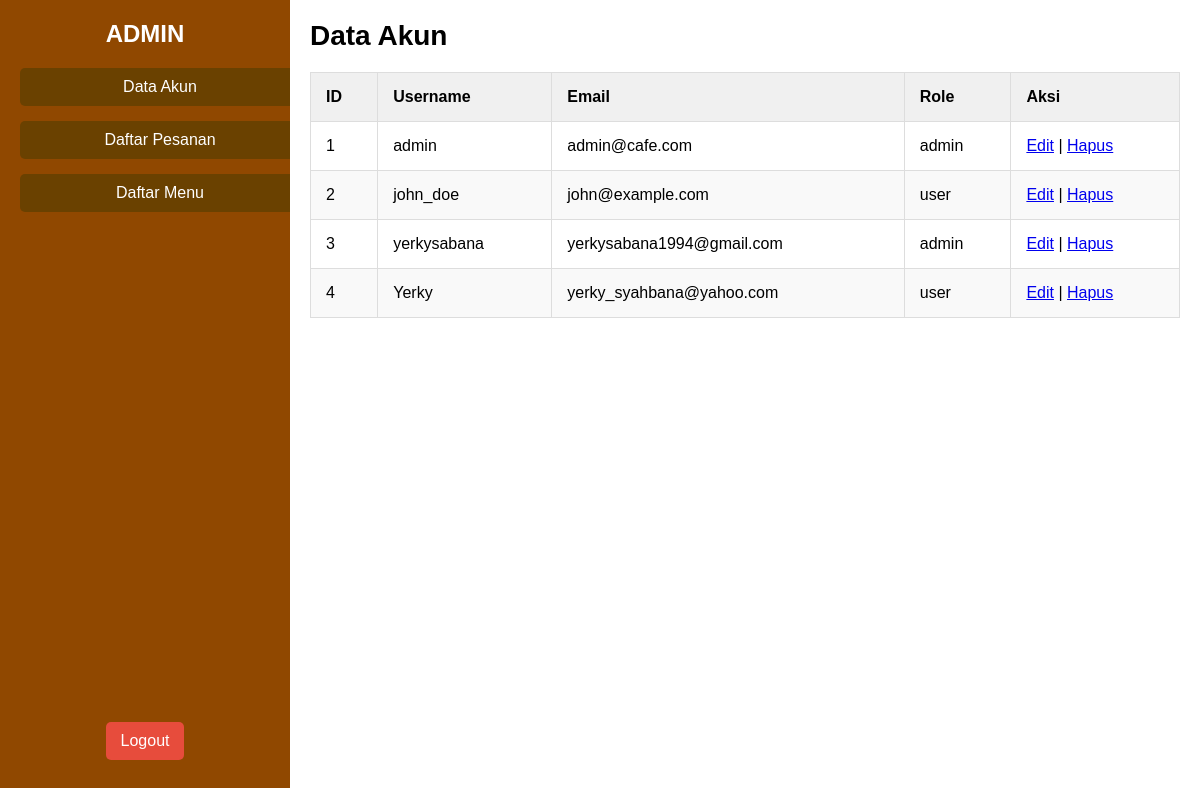
The app's page /DataPelanggan.php with its own data.
### tables this page shows
CREATE TABLE `users` (
  `id` int(11) NOT NULL,
  `username` varchar(255) NOT NULL,
  `email` varchar(255) NOT NULL,
  `password` varchar(255) NOT NULL,
  `role` enum('admin','user') DEFAULT 'user',
  `avatar` varchar(255) DEFAULT NULL,
  `created_at` timestamp NOT NULL DEFAULT current_timestamp(),
  `updated_at` timestamp NOT NULL DEFAULT current_timestamp() ON UPDATE current_timestamp()
);

### DataPelanggan.php (the view, shortened to what this page needs)
<?php
include('database.php');
?>
<!DOCTYPE html>
<html lang="en">
<head>
    <link rel="stylesheet" href="DataPelanggan.css">
</head>
<body>
<div class="container">
    <div class="sidebar">
        <h2>ADMIN</h2>
        <ul>
            <li><a href="DataPelanggan.php" class="active">Data Akun</a></li>
            <li><a href="DaftarPesanan.php">Daftar Pesanan</a></li>
            <li><a href="DaftarMenu.php">Daftar Menu</a></li>
        </ul>
        <a href="DataPelanggan.php?logout=true" class="logout-btn">Logout</a>
    </div>
    <div class="main-content">
        <h1>Data Akun</h1>
        <table>
            <thead>
                <tr>
                    <th>ID</th>
                    <th>Username</th>
                    <th>Email</th>
                    <th>Role</th>
                    <th>Aksi</th>
                </tr>
            </thead>
            <tbody>
                <?php
                $result = $conn->query("SELECT * FROM users");
                while ($row = $result->fetch_assoc()) {
                    echo "
                        <tr>
                            <td>{$row['id']}</td>
                            <td>{$row['username']}</td>
                            <td>{$row['email']}</td>
                            <td>{$row['role']}</td>
                            <td>
                                <a href='DataPelanggan.php?edit={$row['id']}'>Edit</a> |
                                <a href='DataPelanggan.php?delete={$row['id']}' onclick='return confirm(\"Yakin ingin menghapus akun ini?\");'>Hapus</a>
                            </td>
                        </tr>
                    ";
                }
                ?>
            </tbody>
        </table>
    </div>
</div>
</body>
</html>

### DataPelanggan.css (style rules this page uses)
body, h1, h2, ul, li, table, th, td { margin: 0; padding: 0; box-sizing: border-box; }
body { font-family: Arial, sans-serif; display: flex; height: 100vh; background-color: #f5f5f5; }
.container { display: flex; width: 100%; }
.sidebar { width: 250px; background-color: #904800; color: white; padding: 20px; display: flex; flex-direction: column; align-items: center; }
.sidebar h2 { font-size: 24px; margin-bottom: 20px; }
.sidebar ul { list-style-type: none; width: 100%; }
.sidebar ul li { width: 100%; margin-bottom: 15px; }
.sidebar ul li a { text-decoration: none; color: white; padding: 10px 15px; display: block; width: 100%; background-color: #6a4100; border-radius: 5px; text-align: center; }
.main-content { flex-grow: 1; padding: 20px; background-color: white; }
.main-content h1 { font-size: 28px; margin-bottom: 20px; }
table { width: 100%; border-collapse: collapse; }
thead { background-color: #f0f0f0; }
th, td { padding: 15px; text-align: left; border: 1px solid #ddd; }
tbody tr:nth-child(even) { background-color: #f9f9f9; }
.logout-btn { display: block; text-decoration: none; background-color: #e74c3c; color: white; padding: 10px 15px; text-align: center; border-radius: 5px; margin-top: auto; margin-bottom: 20px; }

### records on screen
users: id "1", username "admin", email "admin@cafe.com", role "admin"
users: id "2", username "john_doe", email "john@example.com", role "user"
users: id "3", username "yerkysabana", email "yerkysabana1994@gmail.com", role "admin"
users: id "4", username "Yerky", email "yerky_syahbana@yahoo.com", role "user"
